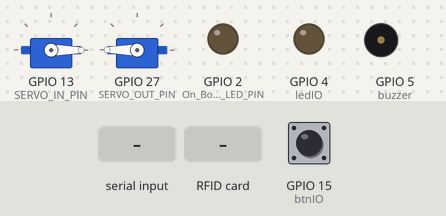
Bench run of a sketch on a simulated ESP32. Shown: 2 × servo, output pins drawn as LEDs (lit = HIGH), buzzer (waves = sounding, pin HIGH). The test bench sets the inputs (shaded band); at power-on: GPIO 15 (btnIO) HIGH. WiFi joins after 1.5 s; servers stay silent unless stated; uploads are accepted with an empty reply; what the sketch prints to the serial monitor is not drawn.

Above: at 3.8 s.
3.9 s: "F90\n" received over the second serial link
At 6.0 s:
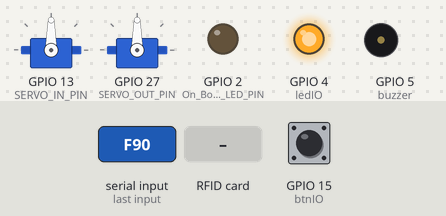
6.9 s: "N90\n" received over the second serial link
At 7.0 s:
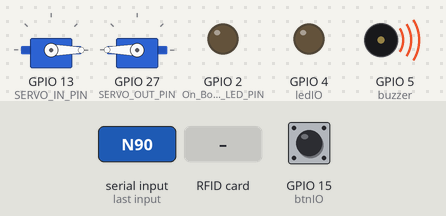
8.4 s: GPIO 15 (btnIO) pulled LOW for 0.15 s
At 9.6 s:
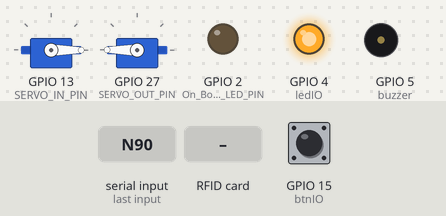
10.0 s: RFID card 11 11 11 11 held to the reader
At 11.2 s:
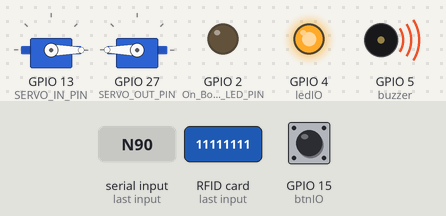
13.0 s: GPIO 15 (btnIO) pulled LOW for 1 s
At 15.1 s:
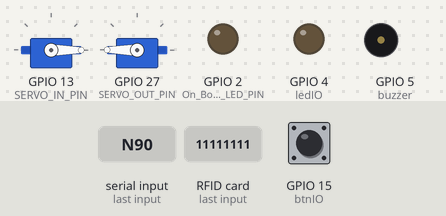
15.5 s: GPIO 15 (btnIO) pulled LOW for 3.2 s
At 16.4 s:
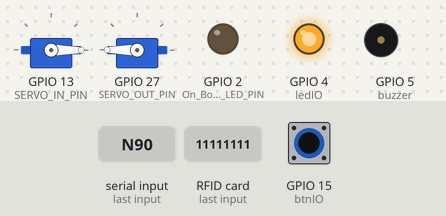
Timing chart, 0 to 18.5 s (numbered marks = the images above; inputs shaded):
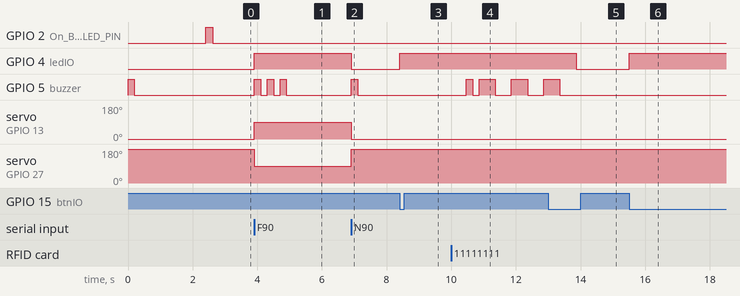

The sketch:

Luc_conggoi_HT.ino
```cpp
#include <SPI.h>
#include <MFRC522.h>
#include <WiFi.h>
#include <HTTPClient.h>
#include <ESP32Servo.h>

// Cấu hình RFID
#define SS_PIN 16   // GPIO5 (D5) - Thay đổi vì GPIO16 đã dùng cho UART
#define RST_PIN 17 // GPIO17 (D17)
MFRC522 rfid(SS_PIN, RST_PIN);
String uidString;

// Cấu hình WiFi
const char* ssid = "lucluu";
const char* password = "11111111";
String Web_App_URL = "https://script.google.com/macros/s/AKfycbzTvXSSt7XYkfDp0iRMyE8KdVr9H1_uLnNw2uv-o-_OfQri49yIx4cf_LeJcz2QTjCK/exec";

// Cấu hình hệ thống
#define On_Board_LED_PIN 2
#define MAX_STUDENTS 10
struct Student {
  String id;
  char code[10];
  char name[30];
};
Student students[MAX_STUDENTS];
int studentCount = 0;
int runMode = 2; // 1: Ghi UID, 2: Chế độ hoạt động

// Các chân I/O
const int btnIO = 15;          // GPIO15 - Nút chuyển chế độ vào/ra
bool btnIOState = HIGH;
unsigned long timeDelay = millis();
unsigned long timeDelay2 = millis();
bool InOutState = 0;           // 0: vào, 1: ra
const int ledIO = 4;           // GPIO4 - Đèn báo chế độ
const int buzzer = 5;          // GPIO5 - Còi báo

// Cấu hình Servo
Servo servoIn;
Servo servoOut;
#define SERVO_IN_PIN 13        // GPIO13 - Servo cổng vào
#define SERVO_OUT_PIN 27       // GPIO27 - Servo cổng ra
#define SERVO_OPEN_ANGLE 90    // Góc mở cổng vào
#define SERVO_CLOSE_ANGLE 0    // Góc đóng cổng vào
#define SERVO_OUT_OPEN_ANGLE 90  // Góc mở cổng ra
#define SERVO_OUT_CLOSE_ANGLE 180 // Góc đóng cổng ra

// Cấu hình UART
#define RXD2 14              // GPIO16 (RX2)
#define TXD2 12                // GPIO12 (TX2)
bool emergencyMode = false;
unsigned long emergencyStartTime = 0;
const long emergencyDuration = 30000; // 30 giây trong chế độ khẩn cấp

void setup() {
  Serial.begin(115200);

  // Thiết lập chân I/O
  pinMode(buzzer, OUTPUT);
  digitalWrite(buzzer, LOW);
  pinMode(btnIO, INPUT_PULLUP);
  pinMode(ledIO, OUTPUT);
  pinMode(On_Board_LED_PIN, OUTPUT);

  // Khởi tạo Servo
  servoIn.attach(SERVO_IN_PIN);
  servoOut.attach(SERVO_OUT_PIN);
  closeAllGates();

  // Khởi tạo UART2
  Serial2.begin(9600, SERIAL_8N1, RXD2, TXD2);

  // Kết nối WiFi
  Serial.println("\n-------------");
  Serial.println("WIFI mode : STA");
  Serial.println("-------------");
  Serial.print("Connecting to ");
  Serial.println(ssid);
  WiFi.begin(ssid, password);
  while (WiFi.status() != WL_CONNECTED) {
    Serial.print(".");
    delay(1000);
  }
  Serial.println("\nConnected to WiFi");

  // Đọc dữ liệu từ Google Sheet
  if (!readDataSheet()) {
    Serial.println("Không thể đọc dữ liệu từ Google Sheet!");
  }

  // Khởi tạo RFID
  SPI.begin();
  rfid.PCD_Init();
  Serial.println("Hệ thống cổng đã sẵn sàng");
}

void loop() {
  // Kiểm tra UART để nhận tín hiệu cháy
  if (Serial2.available()) {
    char received = Serial2.read();
    if (received == 'F') {
      if (!emergencyMode) {
        emergencyMode = true;
        emergencyStartTime = millis();
        Serial.println("Kích hoạt chế độ khẩn cấp: Mở tất cả cổng!");
        openAllGates();
      }
    } else if (received == 'N') {
      if (emergencyMode) {
        emergencyMode = false;
        Serial.println("Kết thúc chế độ khẩn cấp");
        closeAllGates();
      }
    }
  }

  // Tự động thoát chế độ khẩn cấp sau 30s nếu không nhận tín hiệu mới
  if (emergencyMode && (millis() - emergencyStartTime > emergencyDuration)) {
    emergencyMode = false;
    Serial.println("Tự động thoát chế độ khẩn cấp sau 30s");
    closeAllGates();
  }

  // Trong chế độ bình thường, hoạt động như cũ
  if (!emergencyMode) {
    if (millis() - timeDelay2 > 500) {
      readUID();
      timeDelay2 = millis();
    }

    // Xử lý nút bấm chuyển chế độ
    if (digitalRead(btnIO) == LOW) {
      if (btnIOState == HIGH) {
        if (millis() - timeDelay > 500) {
          InOutState = !InOutState; // Đảo trạng thái
          digitalWrite(ledIO, InOutState);
          Serial.println(InOutState ? "Chuyển sang chế độ RA" : "Chuyển sang chế độ VÀO");
          timeDelay = millis();
        }
        btnIOState = LOW;
      }
    } else {
      btnIOState = HIGH;
    }
  }
}

// Mở tất cả cổng trong chế độ khẩn cấp
void openAllGates() {
  Serial.println("Mở tất cả cổng");
  servoIn.write(SERVO_OPEN_ANGLE);
  servoOut.write(SERVO_OUT_OPEN_ANGLE);
  digitalWrite(buzzer, HIGH);
  digitalWrite(ledIO, HIGH);
  beep(3, 200);
}

// Đóng tất cả cổng
void closeAllGates() {
  Serial.println("Đóng tất cả cổng");
  servoIn.write(SERVO_CLOSE_ANGLE);
  servoOut.write(SERVO_OUT_CLOSE_ANGLE);
  digitalWrite(buzzer, LOW);
  digitalWrite(ledIO, LOW);
  beep(1, 200);
}

// Hàm bíp còi
void beep(int n, int d) {
  for (int i = 0; i < n; i++) {
    digitalWrite(buzzer, HIGH);
    delay(d);
    digitalWrite(buzzer, LOW);
    delay(d);
  }
}

// Đọc UID thẻ RFID
void readUID() {
  if (!rfid.PICC_IsNewCardPresent()) return;
  if (!rfid.PICC_ReadCardSerial()) return;

  uidString = "";
  for (byte i = 0; i < rfid.uid.size; i++) {
    uidString.concat(String(rfid.uid.uidByte[i] < 0x10 ? "0" : ""));
    uidString.concat(String(rfid.uid.uidByte[i], HEX));
  }
  uidString.toUpperCase();
  Serial.println("Card UID: " + uidString);
  beep(1, 200);

  if (runMode == 1) {
    writeUIDSheet();
  } else if (runMode == 2) {
    if (writeLogSheet()) {
      if (InOutState == 0) {
        openGateIn();
      } else {
        openGateOut();
      }
    }
  }
}

// Mở cổng vào
void openGateIn() {
  Serial.println("Mở cổng VÀO");
  servoIn.write(SERVO_OPEN_ANGLE);
  delay(3000);
  servoIn.write(SERVO_CLOSE_ANGLE);
  Serial.println("Đóng cổng VÀO");
}

// Mở cổng ra
void openGateOut() {
  Serial.println("Mở cổng RA");
  servoOut.write(SERVO_OUT_OPEN_ANGLE);
  delay(3000);
  servoOut.write(SERVO_OUT_CLOSE_ANGLE);
  Serial.println("Đóng cổng RA");
  InOutState = 0;
  digitalWrite(ledIO, LOW);
}

/* ---------- Các hàm xử lý Google Sheet ---------- */
bool readDataSheet() {
  if (WiFi.status() == WL_CONNECTED) {
    digitalWrite(On_Board_LED_PIN, HIGH);

    String Read_Data_URL = Web_App_URL + "?sts=read";
    Serial.println("\n-------------");
    Serial.println("Đọc dữ liệu từ Google Sheet...");
    Serial.print("URL: ");
    Serial.println(Read_Data_URL);

    HTTPClient http;
    http.begin(Read_Data_URL.c_str());
    http.setFollowRedirects(HTTPC_STRICT_FOLLOW_REDIRECTS);

    int httpCode = http.GET();
    Serial.print("HTTP Status Code: ");
    Serial.println(httpCode);

    String payload;
    studentCount = 0;
    if (httpCode > 0) {
      payload = http.getString();
      Serial.println("Payload: " + payload);

      char charArray[payload.length() + 1];
      payload.toCharArray(charArray, payload.length() + 1);

      int numberOfElements = countElements(charArray, ',');
      Serial.println("Số phần tử: " + String(numberOfElements));

      char *token = strtok(charArray, ",");
      while (token != NULL && studentCount < numberOfElements/3) {
        students[studentCount].id = atoi(token);
        token = strtok(NULL, ",");
        strcpy(students[studentCount].code, token);
        token = strtok(NULL, ",");
        strcpy(students[studentCount].name, token);

        studentCount++;
        token = strtok(NULL, ",");
      }

      // In danh sách học sinh
      for (int i = 0; i < studentCount; i++) {
        Serial.print("ID: ");
        Serial.print(students[i].id);
        Serial.print(" | Code: ");
        Serial.print(students[i].code);
        Serial.print(" | Name: ");
        Serial.println(students[i].name);
      }
    }

    http.end();
    digitalWrite(On_Board_LED_PIN, LOW);
    Serial.println("-------------");

    return studentCount > 0;
  }
  return false;
}

void writeUIDSheet() {
  String Send_Data_URL = Web_App_URL + "?sts=writeuid";
  Send_Data_URL += "&uid=" + uidString;

  Serial.println("\n-------------");
  Serial.println("Gửi UID lên Google Sheet...");
  Serial.print("URL: ");
  Serial.println(Send_Data_URL);

  HTTPClient http;
  http.begin(Send_Data_URL.c_str());
  http.setFollowRedirects(HTTPC_STRICT_FOLLOW_REDIRECTS);

  int httpCode = http.GET();
  Serial.print("HTTP Status Code: ");
  Serial.println(httpCode);

  String payload;
  if (httpCode > 0) {
    payload = http.getString();
    Serial.println("Payload: " + payload);
  }

  http.end();
}

bool writeLogSheet() {
  char charArray[uidString.length() + 1];
  uidString.toCharArray(charArray, uidString.length() + 1);
  char* studentName = getStudentNameById(charArray);

  if (studentName != nullptr) {
    Serial.print("Tên chủ thẻ ");
    Serial.print(uidString);
    Serial.print(": ");
    Serial.println(studentName);

    String Send_Data_URL = Web_App_URL + "?sts=writelog";
    Send_Data_URL += "&uid=" + uidString;
    Send_Data_URL += "&name=" + urlencode(String(studentName));
    Send_Data_URL += "&inout=" + urlencode(InOutState == 0 ? "VÀO" : "RA");

    Serial.println("Gửi dữ liệu log lên Google Sheet...");
    HTTPClient http;
    http.begin(Send_Data_URL.c_str());
    http.setFollowRedirects(HTTPC_STRICT_FOLLOW_REDIRECTS);
    int httpCode = http.GET();
    Serial.print("HTTP Status Code: ");
    Serial.println(httpCode);
    http.end();

    return true;
  } else {
    Serial.print("Không tìm thấy chủ thẻ với UID ");
    Serial.println(uidString);
    beep(3, 500);
    return false;
  }
}

String urlencode(String str) {
  String encodedString = "";
  char c;
  char code0;
  char code1;
  for (int i = 0; i < str.length(); i++) {
    c = str.charAt(i);
    if (c == ' ') {
      encodedString += '+';
    } else if (isalnum(c)) {
      encodedString += c;
    } else {
      code1 = (c & 0xf) + '0';
      if ((c & 0xf) > 9) {
        code1 = (c & 0xf) - 10 + 'A';
      }
      c = (c >> 4) & 0xf;
      code0 = c + '0';
      if (c > 9) {
        code0 = c - 10 + 'A';
      }
      encodedString += '%';
      encodedString += code0;
      encodedString += code1;
    }
    yield();
  }
  return encodedString;
}

char* getStudentNameById(char* uid) {
  for (int i = 0; i < studentCount; i++) {
    if (strcmp(students[i].code, uid) == 0) {
      return students[i].name;
    }
  }
  return nullptr;
}

int countElements(const char* data, char delimiter) {
  char dataCopy[strlen(data) + 1];
  strcpy(dataCopy, data);

  int count = 0;
  char* token = strtok(dataCopy, &delimiter);
  while (token != NULL) {
    count++;
    token = strtok(NULL, &delimiter);
  }
  return count;
}
```

Measured:
- after the input at 3.9 s, GPIO 4 (ledIO): LOW → HIGH at once; GPIO 5 (buzzer): alternates HIGH for 0.20 s and LOW for 0.20 s, 6 changes in all, then stays LOW, starting at once; servo on GPIO 13 (SERVO_IN_PIN): 0° → 90° at once; servo on GPIO 27 (SERVO_OUT_PIN): 180° → 90° at once
- after the input at 6.9 s, GPIO 4 (ledIO): HIGH → LOW at once; GPIO 5 (buzzer): LOW → HIGH at once, → LOW 0.20 s later; servo on GPIO 13 (SERVO_IN_PIN): 90° → 0° at once; servo on GPIO 27 (SERVO_OUT_PIN): 90° → 180° at once
- after the input at 8.4 s, GPIO 4 (ledIO): LOW → HIGH at once
- after the input at 10.0 s, GPIO 5 (buzzer): goes HIGH 0.20 s, LOW 0.20 s, HIGH 0.50 s, LOW 0.50 s, HIGH 0.50 s, LOW 0.50 s, then HIGH, starting after 0.46 s
- after the input at 13.0 s, GPIO 4 (ledIO): HIGH → LOW after 0.86 s
- after the input at 15.5 s, GPIO 4 (ledIO): LOW → HIGH at once
